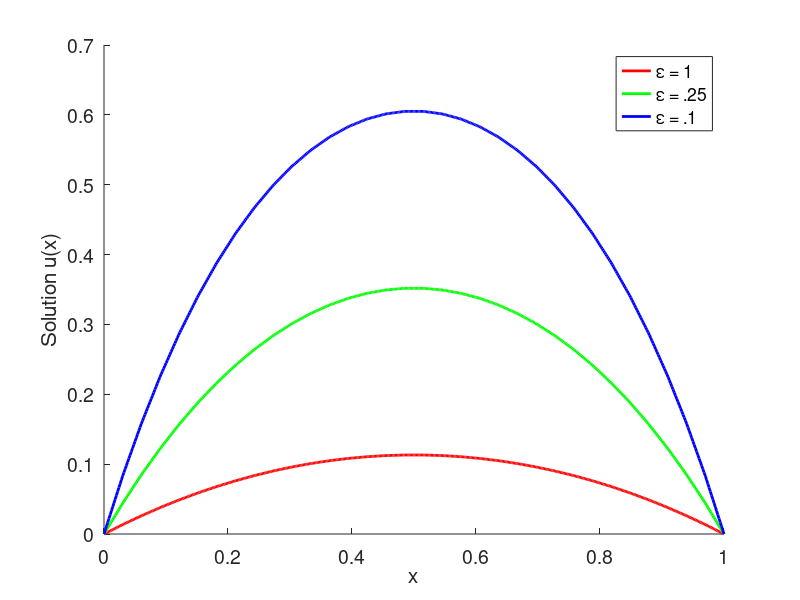

The MATLAB script that drew this image:
function Hw7_Prob1c

iter = 1;
C = hsv(3);
for ep = [1 .25 .1];
    N = 32;
    h = 1/(N+1);
    x = [1:N]*h;
    
    M = (2/3)*diag(ones(N,1)) + (1/6)*diag(ones(N-1,1),1) + (1/6)*diag(ones(N-1,1),-1);
    M = h*M;
    
    K = 2*diag(ones(N,1)) - diag(ones(N-1,1),1) - diag(ones(N-1,1),-1);
    K = (1/h)*K;
    
    A = M + ep*K;
    
    b = h*ones(N,1);
    
    c = A\b;
    
    xx = linspace(0,1,500)';     % finely spaced points between 0 and 1.
    hold on
    % plot the approximation solution
    uN = zeros(size(xx));
    for j=1:N
        uN = uN + c(j)*hat(xx,j,N);
    end
    plot(xx,uN,'color',C(iter,:),'linewidth',2)
    iter = iter + 1;
end
legend('\epsilon = 1','\epsilon = .25','\epsilon = .1')
set(gca,'fontsize',14)
xlabel('x','fontsize',15)
ylabel('Solution u(x)','fontsize',15)
print(gcf,'-depsc','../ep1.eps')

function phi_k = hat(x,k,n)

% function phi_k = hat(x,k,n)
%
% evaluates the hat function phi_k(x), where n denotes the
% size of the mesh, so that phi_k is non-zero on ((k-1)*h,(k+1)*h)
% with h = 1/(n+1).

 h = 1/(n+1);
 xk = [0:n+1]*h;

 if k==0,       phi_k =  ((x>=xk(1))&(x<xk(2))).*((xk(2)-x)/h);
 elseif k==n+1, phi_k =  ((x>=xk(n+1))&(x<=xk(n+2))).*((x-xk(n+1))/h);
 else,          phi_k =  ((x>=xk(k))&(x<xk(k+1))).*((x-xk(k))/h) ...
                       + ((x>=xk(k+1))&(x<xk(k+2))).*((xk(k+2)-x)/h);
 end